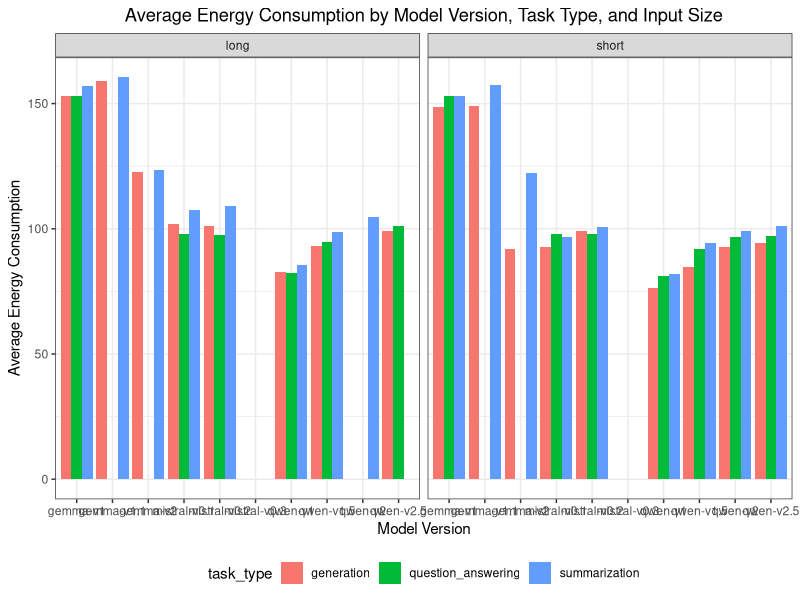
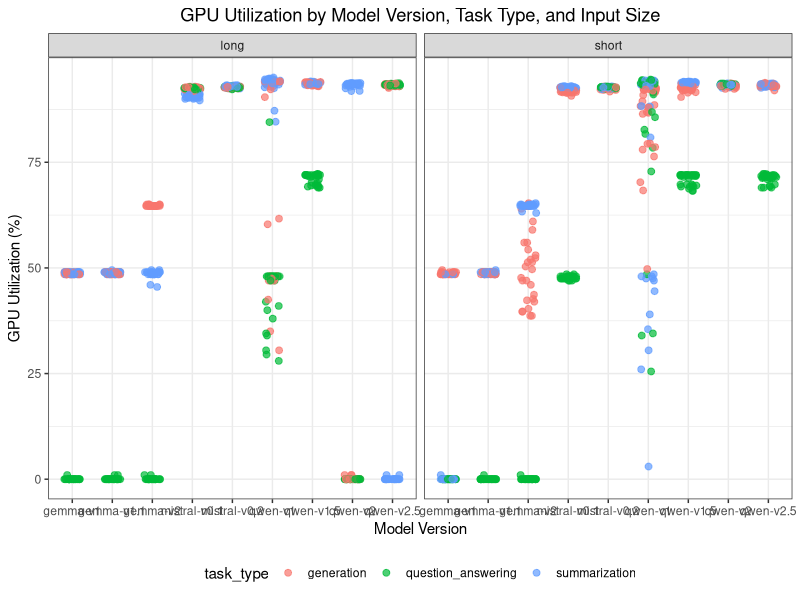
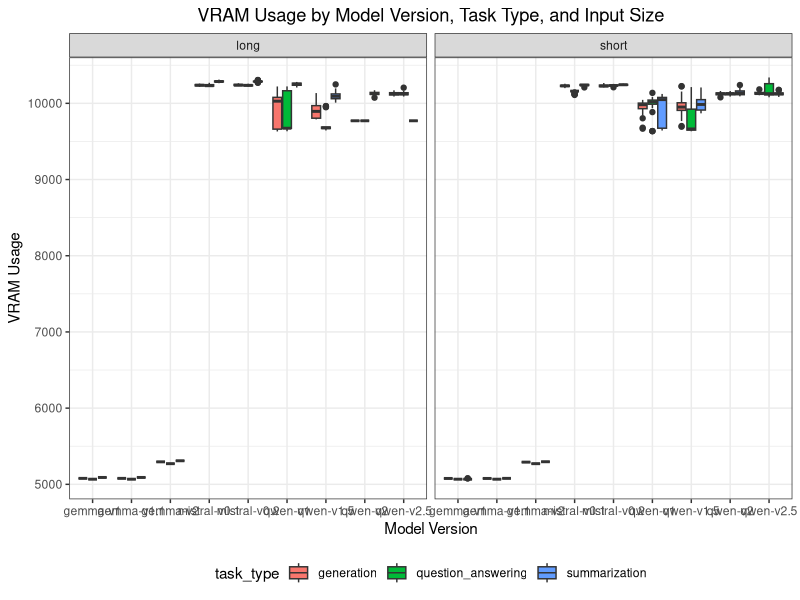
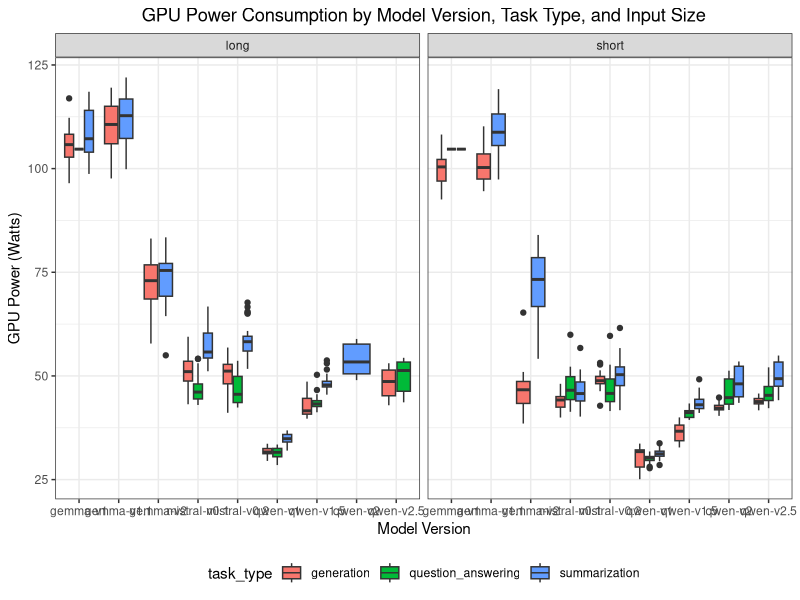
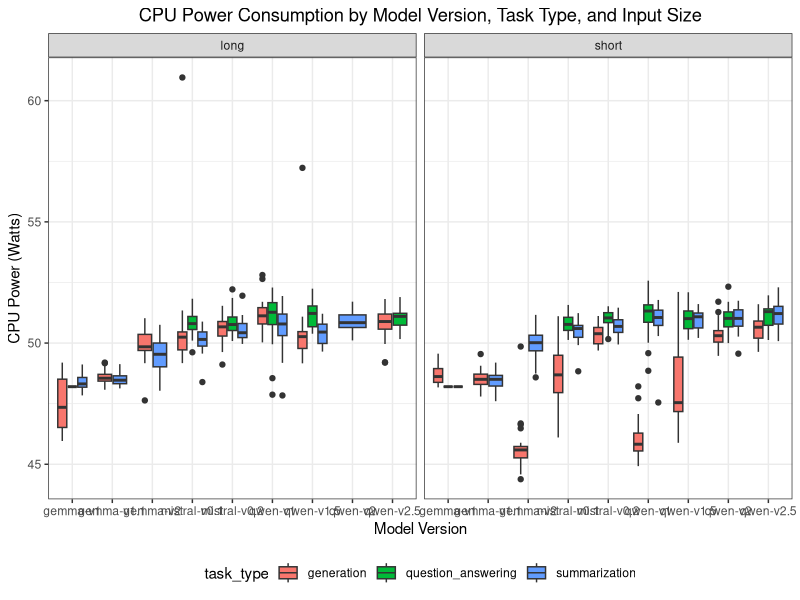
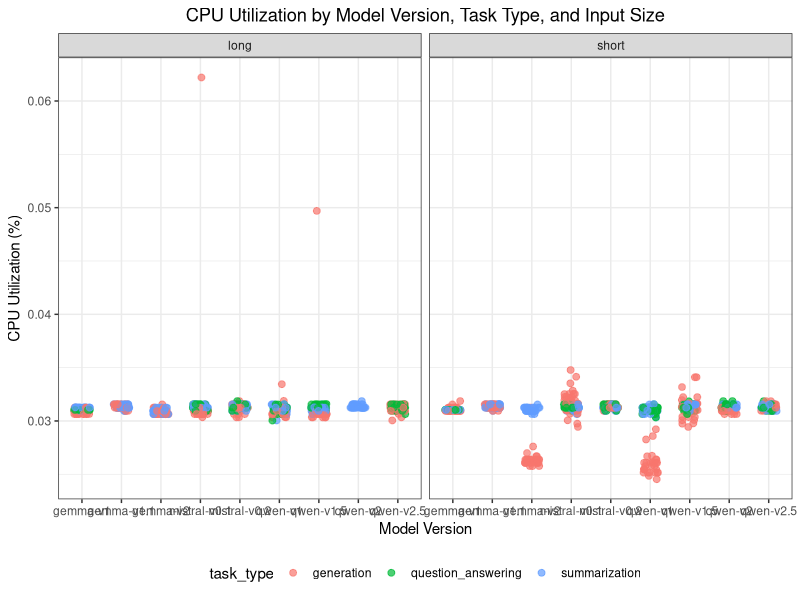
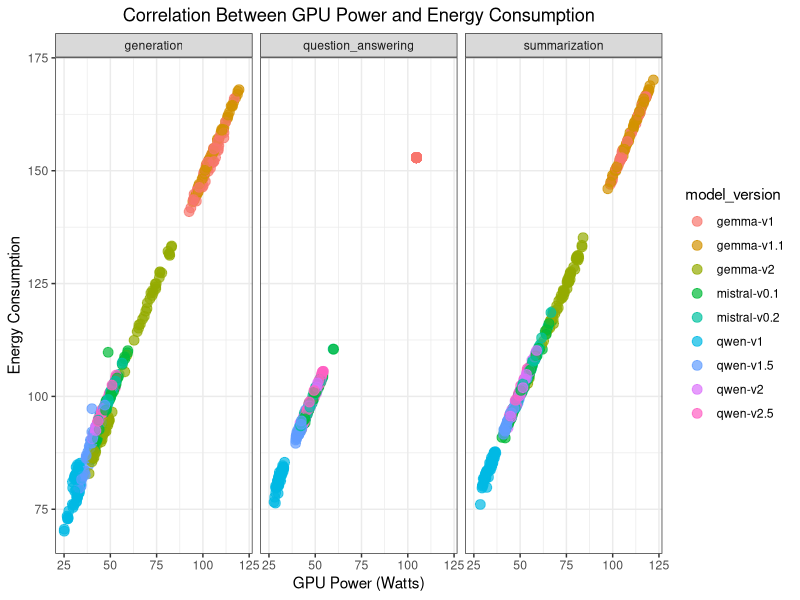

Recreate these plots in R, in order.
# Function to install and load packages
install_and_load <- function(packages) {
  for (pkg in packages) {
    if (!require(pkg, character.only = TRUE)) {
      install.packages(pkg, dependencies = TRUE)
      library(pkg, character.only = TRUE)
    }
  }
}

# List of required packages
required_packages <- c('tidyverse', 'ggrepel')
install_and_load(required_packages)

# Load the data without converting strings to factors and prevent R from changing column names
data <- read.csv('run_table.csv', stringsAsFactors = FALSE, check.names = FALSE)

# Print number of rows after loading
cat("Number of rows after loading data:", nrow(data), "\n")

# View the first few rows of data to inspect columns
cat("First few rows of data:\n")
print(head(data))

# Columns available in the data
cat("Columns in the dataset:\n")
print(colnames(data))

# Rename columns to remove spaces and make them consistent
data <- data %>%
  rename(
    gpu_power = `GPU Power`,
    cpu_power = `CPU Power`,
    cpu_utilization = `CPU Utilization`,
    run_id = `__run_id`,
    done = `__done`
  )

# Clean numeric columns with empty or multiple values
clean_numeric_column <- function(x) {
  sapply(x, function(value) {
    # Check for empty or missing values
    if (is.na(value) || value == "" || value == "[]" || value == "NA") {
      return(NA)
    } else {
      # Remove square brackets and any non-numeric characters except commas, periods, and minus signs
      value <- gsub("[\\[\\]]", "", value)
      value <- gsub("[^0-9.,-]", "", value)
      # Split on commas or spaces
      value_split <- unlist(strsplit(value, "[, ]+"))
      # Trim whitespace
      value_split <- trimws(value_split)
      # Convert to numeric and remove NAs
      numeric_values <- as.numeric(value_split)
      numeric_values <- numeric_values[!is.na(numeric_values)]
      # Return the mean
      if (length(numeric_values) > 0) {
        return(mean(numeric_values))
      } else {
        return(NA)
      }
    }
  })
}

# Apply the cleaning functions to the relevant columns
data$gpu_utilization <- clean_numeric_column(data$gpu_utilization)
data$vram_usage <- clean_numeric_column(data$vram_usage)
data$gpu_power <- clean_numeric_column(data$gpu_power)
data$cpu_power <- clean_numeric_column(data$cpu_power)
data$cpu_utilization <- clean_numeric_column(data$cpu_utilization)
data$energy_consumption <- as.numeric(as.character(data$energy_consumption))

# View cleaned data
cat("Cleaned data summary:\n")
print(summary(data))

# Handle NAs in 'energy_consumption' if necessary
# data$energy_consumption[is.na(data$energy_consumption)] <- 0

# Convert 'task_type', 'model_version', and 'input_size' to factors
data$task_type <- as.factor(data$task_type)
data$model_version <- as.factor(data$model_version)
data$input_size <- as.factor(data$input_size)

# Descriptive statistics
descriptive_stats <- data %>%
  group_by(model_version, task_type, input_size) %>%
  summarise(
    energy_consumption_mean = mean(energy_consumption, na.rm = TRUE),
    gpu_utilization_mean = mean(gpu_utilization, na.rm = TRUE),
    vram_usage_mean = mean(vram_usage, na.rm = TRUE),
    gpu_power_mean = mean(gpu_power, na.rm = TRUE),
    cpu_power_mean = mean(cpu_power, na.rm = TRUE),
    cpu_utilization_mean = mean(cpu_utilization, na.rm = TRUE),
    .groups = 'drop'
  )

# Print descriptive statistics
cat("Descriptive statistics:\n")
print(descriptive_stats)

# Proceed to generate plots only if data is not empty
if (nrow(data) > 0) {

  # Filter data for plotting to handle NAs in specific columns
  data_gpu <- data %>% drop_na(gpu_utilization)
  data_vram <- data %>% drop_na(vram_usage)
  data_gpu_power <- data %>% drop_na(gpu_power)
  data_cpu_power <- data %>% drop_na(cpu_power)
  data_cpu_utilization <- data %>% drop_na(cpu_utilization)
  data_energy <- data %>% drop_na(energy_consumption)

  # Check number of rows in each dataset
  cat("Number of rows in data_gpu after cleaning:", nrow(data_gpu), "\n")
  cat("Number of rows in data_vram after cleaning:", nrow(data_vram), "\n")
  cat("Number of rows in data_energy after cleaning:", nrow(data_energy), "\n")

  # Bar Plot for Energy Consumption Across LLM Versions
  energy_consumption_plot <- ggplot(descriptive_stats, aes(x = model_version, y = energy_consumption_mean, fill = task_type)) +
    geom_bar(stat = "identity", position = position_dodge()) +
    facet_wrap(~ input_size) +
    labs(
      title = "Average Energy Consumption by Model Version, Task Type, and Input Size",
      x = "Model Version",
      y = "Average Energy Consumption"
    ) +
    theme_bw() +
    theme(
      plot.title = element_text(hjust = 0.5),
      legend.position = "bottom"
    )

  # Save the plot
  ggsave('energy_consumption_plot.png', plot = energy_consumption_plot, width = 12, height = 6, dpi = 300)

  # Plot for GPU Utilization
  if (nrow(data_gpu) > 0) {
    gpu_utilization_plot <- ggplot(data_gpu, aes(x = model_version, y = gpu_utilization, color = task_type)) +
      geom_jitter(width = 0.2, size = 2, alpha = 0.7) +
      facet_wrap(~ input_size) +
      labs(
        title = "GPU Utilization by Model Version, Task Type, and Input Size",
        x = "Model Version",
        y = "GPU Utilization (%)"
      ) +
      theme_bw() +
      theme(
        plot.title = element_text(hjust = 0.5),
        legend.position = "bottom"
      )

    # Save the plot
    ggsave('gpu_utilization_plot.png', plot = gpu_utilization_plot, width = 12, height = 6, dpi = 300)
  } else {
    cat("No data available for GPU Utilization plot after cleaning.\n")
  }

  # Plot for VRAM Usage
  if (nrow(data_vram) > 0) {
    vram_usage_plot <- ggplot(data_vram, aes(x = model_version, y = vram_usage, fill = task_type)) +
      geom_boxplot() +
      facet_wrap(~ input_size) +
      labs(
        title = "VRAM Usage by Model Version, Task Type, and Input Size",
        x = "Model Version",
        y = "VRAM Usage"
      ) +
      theme_bw() +
      theme(
        plot.title = element_text(hjust = 0.5),
        legend.position = "bottom"
      )

    # Save the plot
    ggsave('vram_usage_plot.png', plot = vram_usage_plot, width = 12, height = 6, dpi = 300)
  } else {
    cat("No data available for VRAM Usage plot after cleaning.\n")
  }

  # Plot for GPU Power Consumption
  if (nrow(data_gpu_power) > 0) {
    gpu_power_plot <- ggplot(data_gpu_power, aes(x = model_version, y = gpu_power, fill = task_type)) +
      geom_boxplot() +
      facet_wrap(~ input_size) +
      labs(
        title = "GPU Power Consumption by Model Version, Task Type, and Input Size",
        x = "Model Version",
        y = "GPU Power (Watts)"
      ) +
      theme_bw() +
      theme(
        plot.title = element_text(hjust = 0.5),
        legend.position = "bottom"
      )

    # Save the plot
    ggsave('gpu_power_plot.png', plot = gpu_power_plot, width = 12, height = 6, dpi = 300)
  } else {
    cat("No data available for GPU Power Consumption plot after cleaning.\n")
  }

  # Plot for CPU Power Consumption
  if (nrow(data_cpu_power) > 0) {
    cpu_power_plot <- ggplot(data_cpu_power, aes(x = model_version, y = cpu_power, fill = task_type)) +
      geom_boxplot() +
      facet_wrap(~ input_size) +
      labs(
        title = "CPU Power Consumption by Model Version, Task Type, and Input Size",
        x = "Model Version",
        y = "CPU Power (Watts)"
      ) +
      theme_bw() +
      theme(
        plot.title = element_text(hjust = 0.5),
        legend.position = "bottom"
      )

    # Save the plot
    ggsave('cpu_power_plot.png', plot = cpu_power_plot, width = 12, height = 6, dpi = 300)
  } else {
    cat("No data available for CPU Power Consumption plot after cleaning.\n")
  }

  # Plot for CPU Utilization
  if (nrow(data_cpu_utilization) > 0) {
    cpu_utilization_plot <- ggplot(data_cpu_utilization, aes(x = model_version, y = cpu_utilization, color = task_type)) +
      geom_jitter(width = 0.2, size = 2, alpha = 0.7) +
      facet_wrap(~ input_size) +
      labs(
        title = "CPU Utilization by Model Version, Task Type, and Input Size",
        x = "Model Version",
        y = "CPU Utilization (%)"
      ) +
      theme_bw() +
      theme(
        plot.title = element_text(hjust = 0.5),
        legend.position = "bottom"
      )

    # Save the plot
    ggsave('cpu_utilization_plot.png', plot = cpu_utilization_plot, width = 12, height = 6, dpi = 300)
  } else {
    cat("No data available for CPU Utilization plot after cleaning.\n")
  }

  # Correlation Between GPU Power and Energy Consumption
  if (nrow(data_gpu_power) > 0 && nrow(data_energy) > 0) {
    correlation_plot <- ggplot(data_energy, aes(x = gpu_power, y = energy_consumption, color = model_version)) +
      geom_point(size = 3, alpha = 0.7) +
      facet_wrap(~ task_type) +
      labs(
        title = "Correlation Between GPU Power and Energy Consumption",
        x = "GPU Power (Watts)",
        y = "Energy Consumption"
      ) +
      theme_bw() +
      theme(
        plot.title = element_text(hjust = 0.5),
        legend.position = "right"
      )

    # Save the plot
    ggsave('gpu_power_energy_consumption_correlation.png', plot = correlation_plot, width = 12, height = 6, dpi = 300)
  } else {
    cat("Insufficient data for correlation plot.\n")
  }

} else {
  cat("No data available for plotting after cleaning.\n")
}
